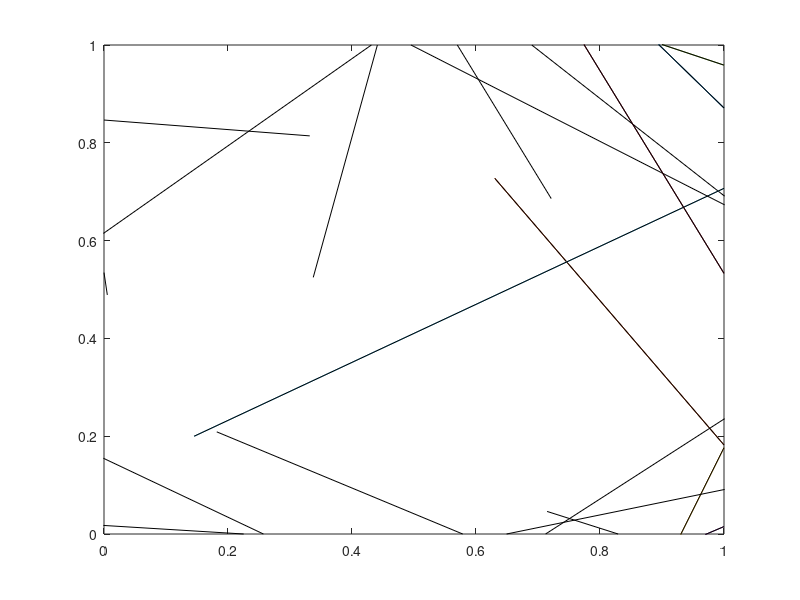

Here is the MATLAB script that generated this plot:
%This program is fiber simulation for the uniform discontinuous s randomness

clear all                            %clearing program
close all
clc

kx=64;
[x]=linspace(0,1, kx+1);               %linespaceing for x
[y]=linspace(0,1, kx+1);               %linespacing for y

n=20;                              %sample size
a=0;                                 %lower bound for uniform distribution
b=1;                                 %upper bound for uniform distribution
c=sqrt(2);                           %upper bound for the lenght L 
side=randi([1 4],n,1);               %random intiger from 1 to 4

for i=1:n
    
    if side(i)==1                   
        x0=0;                           %x intercept side 1
        y0=unifrnd(a,b,1);              %y intercept side 1
        angle=unifrnd(-pi/2,pi/2,1);    %angle
        L=unifrnd(a,c,1);               %Length of discontinuous line 
        x=[x0,L*cos(angle)];            %x points
        y=[y0,L*sin(angle)+abs(y0)];    %y points
      
    elseif side(i)==2
        x0=unifrnd(a,b,1);              %x intercept side 2
        y0=1;                           %y intercept side 2
        angle=unifrnd(-pi,0,1);         %angle
        L=unifrnd(a,c,1);               %Length of discontinuous line 
        x=[x0,L*cos(angle)+abs(x0)];    %x points
        y=[y0,L*sin(angle)+abs(y0)];    %y points
        
    elseif side(i)==3
        x0=1;                           %x intercept side 3
        y0=unifrnd(a,b,1);              %y intercept side 3
        angle=unifrnd(pi/2,3*pi/2,1);   %angle
        L=unifrnd(a,c,1);               %Length of discontinuous line
        x=[x0,L*cos(angle)+abs(x0)];    %x points
        y=[y0,L*sin(angle)+abs(y0)];    %y points
       plot(x,y)
         
    elseif side(i)==4
        x0=unifrnd(a,b,1);              %x intercept side 4
        y0=0;                           %y intercept side 4
        angle=unifrnd(0,pi,1);          %angle
        L=unifrnd(a,c,1);               %Length of discontinuous line
        x=[x0,L*cos(angle)+abs(x0)];    %x points
        y=[y0,L*sin(angle)];            %y points
    end
    
   
     plot(x,y,'k')                      %plot
     xlim([a b])                        %x limits
     ylim([a b])                        %y limits
     hold on;                           %hold on for graph 
  
end